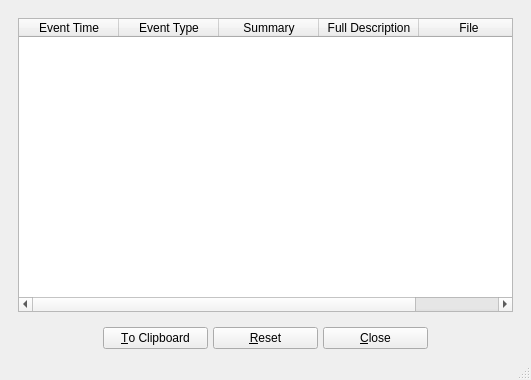
<?xml version="1.0" encoding="UTF-8"?>
<ui version="4.0">
 <class>errordialog</class>
 <widget class="QMainWindow" name="errordialog">
  <property name="geometry">
   <rect>
    <x>0</x>
    <y>0</y>
    <width>531</width>
    <height>380</height>
   </rect>
  </property>
  <property name="windowTitle">
   <string>BiblioteQ: Error Log</string>
  </property>
  <property name="windowIcon">
   <iconset>
    <normaloff>icons.d/book.png</normaloff>icons.d/book.png</iconset>
  </property>
  <widget class="QWidget" name="centralwidget">
   <layout class="QVBoxLayout">
    <item>
     <widget class="QFrame" name="frame">
      <layout class="QVBoxLayout">
       <item>
        <widget class="QTableWidget" name="table">
         <property name="focusPolicy">
          <enum>Qt::StrongFocus</enum>
         </property>
         <property name="editTriggers">
          <set>QAbstractItemView::NoEditTriggers</set>
         </property>
         <property name="dragEnabled">
          <bool>false</bool>
         </property>
         <property name="alternatingRowColors">
          <bool>true</bool>
         </property>
         <property name="selectionMode">
          <enum>QAbstractItemView::ExtendedSelection</enum>
         </property>
         <property name="selectionBehavior">
          <enum>QAbstractItemView::SelectRows</enum>
         </property>
         <property name="horizontalScrollMode">
          <enum>QAbstractItemView::ScrollPerPixel</enum>
         </property>
         <property name="sortingEnabled">
          <bool>true</bool>
         </property>
         <property name="cornerButtonEnabled">
          <bool>true</bool>
         </property>
         <column>
          <property name="text">
           <string>Event Time</string>
          </property>
         </column>
         <column>
          <property name="text">
           <string>Event Type</string>
          </property>
         </column>
         <column>
          <property name="text">
           <string>Summary</string>
          </property>
         </column>
         <column>
          <property name="text">
           <string>Full Description</string>
          </property>
         </column>
         <column>
          <property name="text">
           <string>File</string>
          </property>
         </column>
         <column>
          <property name="text">
           <string>Line Number</string>
          </property>
         </column>
        </widget>
       </item>
      </layout>
     </widget>
    </item>
    <item>
     <layout class="QHBoxLayout">
      <property name="spacing">
       <number>5</number>
      </property>
      <item>
       <spacer>
        <property name="orientation">
         <enum>Qt::Horizontal</enum>
        </property>
        <property name="sizeType">
         <enum>QSizePolicy::Expanding</enum>
        </property>
        <property name="sizeHint" stdset="0">
         <size>
          <width>39</width>
          <height>20</height>
         </size>
        </property>
       </spacer>
      </item>
      <item>
       <widget class="QPushButton" name="copyButton">
        <property name="minimumSize">
         <size>
          <width>105</width>
          <height>0</height>
         </size>
        </property>
        <property name="text">
         <string>&amp;To Clipboard</string>
        </property>
        <property name="icon">
         <iconset>
          <normaloff>icons.d/16x16/ok.png</normaloff>icons.d/16x16/ok.png</iconset>
        </property>
       </widget>
      </item>
      <item>
       <widget class="QPushButton" name="resetButton">
        <property name="minimumSize">
         <size>
          <width>105</width>
          <height>0</height>
         </size>
        </property>
        <property name="text">
         <string>&amp;Reset</string>
        </property>
        <property name="icon">
         <iconset>
          <normaloff>icons.d/16x16/reset.png</normaloff>icons.d/16x16/reset.png</iconset>
        </property>
       </widget>
      </item>
      <item>
       <widget class="QPushButton" name="cancelButton">
        <property name="minimumSize">
         <size>
          <width>105</width>
          <height>0</height>
         </size>
        </property>
        <property name="text">
         <string>&amp;Close</string>
        </property>
        <property name="icon">
         <iconset>
          <normaloff>icons.d/16x16/cancel.png</normaloff>icons.d/16x16/cancel.png</iconset>
        </property>
       </widget>
      </item>
      <item>
       <spacer>
        <property name="orientation">
         <enum>Qt::Horizontal</enum>
        </property>
        <property name="sizeHint" stdset="0">
         <size>
          <width>39</width>
          <height>20</height>
         </size>
        </property>
       </spacer>
      </item>
     </layout>
    </item>
   </layout>
  </widget>
  <widget class="QStatusBar" name="statusbar"/>
 </widget>
 <resources/>
 <connections/>
</ui>
